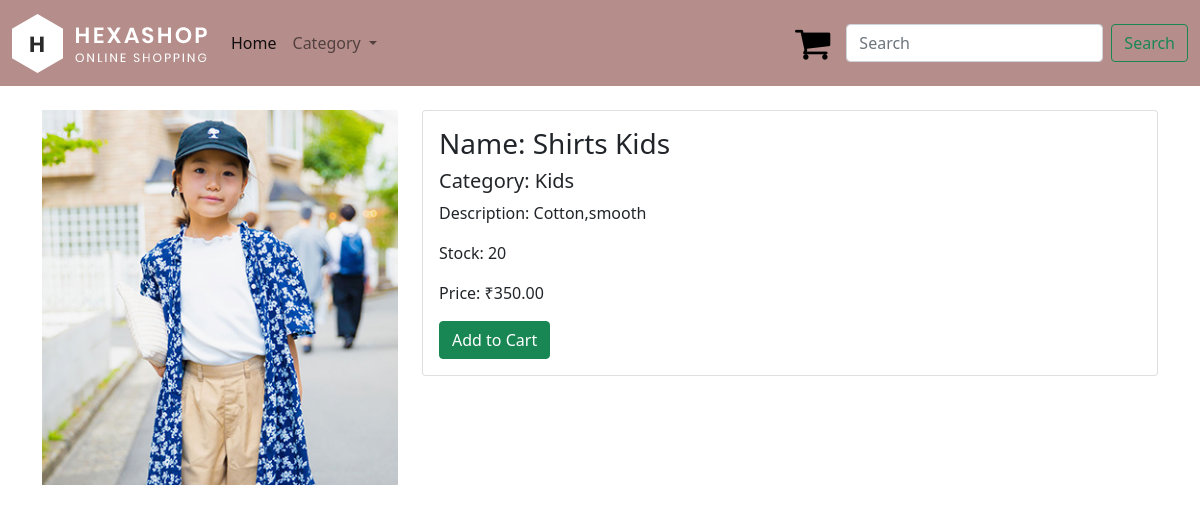
Page /details/2/ on the committed database.
### ecommerceapp/models.py (models this page shows, shortened)
class Products(models.Model):
    name = models.CharField(  max_length=250, unique=True)
    description = models.TextField(blank=True)
    price = models.DecimalField(max_digits=10, decimal_places=2)
    category = models.ForeignKey(Category, on_delete=models.CASCADE)
    image = models.ImageField(upload_to='products')
    stock = models.IntegerField()
    available = models.BooleanField(default=True)
    created = models.DateTimeField(auto_now_add=True)
    updated = models.DateTimeField(auto_now=True)

class Category(models.Model):
    name = models.CharField( max_length=250, unique=True)
    description = models.TextField(blank=True)
    image = models.ImageField( upload_to='category')
    def __str__(self):
        return self.name

### ecommerceapp/views.py (the view)
# urls.py: path('details/<int:proid>/', views.details, name='details'),
def details(request,proid):
    allCategory = Category.objects.all()
    product = Products.objects.get(id=proid)
    return render(request, 'prodetails.html',locals())

### ecommerceapp/context_processors.py (called while the page is built)
def counter(request):
    item_count = 0
    if 'admin' in request.path:
        return {}
    else:
        try:
            cart = Cart.objects.filter(cart_id = _cart_id(request))
            cartitems = CartItem.objects.all().filter(cart=cart[:1])
            for cart_item in cartitems:
                item_count += cart_item.quantity
        except Cart.DoesNotExist:
            item_count = 0
    return dict(item_count=item_count)

### ecommerceapp/views.py (called while the page is built)
def _cart_id(request):
    cart = request.session.session_key
    if not cart:
        cart = request.session.create()
    return cart

### template/prodetails.html (shortened to what this page needs)
{% extends 'base.html' %}
{% block body %}
{% load static %}
<div class="container">
    <div class="row">
      <div class="col-4">
        <img src="{{product.image.url}}" class="img-fluid" alt="product-image">
      </div>
      <div class="col-8">
        <div class="card">
            <div class="card-body">
              <h3>Name: {{product.name}}</h3>
              <h5>Category: {{product.category}}</h5>
              <p>Description: {{product.description}}</p>
              <p>Stock: {{product.stock}}</p>
              <p>Price: ₹{{product.price}}</p>
              <a href="{% url 'add_cart' product.id %}" class="btn btn-success">Add to Cart</a>
            </div>
        </div>
      </div>
    </div>
  </div>
{% endblock body %}

### rows in the picture
Products: image (picture), name "Shirts Kids", category "Kids", description "Cotton,smooth", stock "20", price "350.00"
